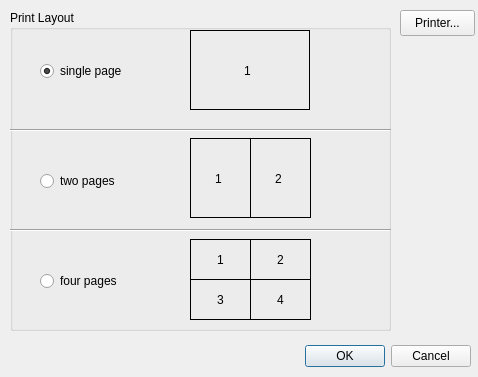
<ui version="4.0" >
 <class>printfsm</class>
 <widget class="QDialog" name="printfsm" >
  <property name="geometry" >
   <rect>
    <x>0</x>
    <y>0</y>
    <width>478</width>
    <height>377</height>
   </rect>
  </property>
  <property name="windowTitle" >
   <string>Print FSM</string>
  </property>
  <widget class="QDialogButtonBox" name="buttonBox" >
   <property name="geometry" >
    <rect>
     <x>130</x>
     <y>340</y>
     <width>341</width>
     <height>32</height>
    </rect>
   </property>
   <property name="orientation" >
    <enum>Qt::Horizontal</enum>
   </property>
   <property name="standardButtons" >
    <set>QDialogButtonBox::Cancel|QDialogButtonBox::NoButton|QDialogButtonBox::Ok</set>
   </property>
  </widget>
  <widget class="QGroupBox" name="groupBox" >
   <property name="geometry" >
    <rect>
     <x>10</x>
     <y>10</y>
     <width>381</width>
     <height>321</height>
    </rect>
   </property>
   <property name="title" >
    <string>Print Layout</string>
   </property>
   <widget class="QFrame" name="frame" >
    <property name="geometry" >
     <rect>
      <x>180</x>
      <y>20</y>
      <width>120</width>
      <height>80</height>
     </rect>
    </property>
    <property name="palette" >
     <palette>
      <active>
       <colorrole role="WindowText" >
        <brush brushstyle="SolidPattern" >
         <color alpha="255" >
          <red>0</red>
          <green>0</green>
          <blue>0</blue>
         </color>
        </brush>
       </colorrole>
       <colorrole role="Button" >
        <brush brushstyle="SolidPattern" >
         <color alpha="255" >
          <red>255</red>
          <green>255</green>
          <blue>255</blue>
         </color>
        </brush>
       </colorrole>
       <colorrole role="Light" >
        <brush brushstyle="SolidPattern" >
         <color alpha="255" >
          <red>255</red>
          <green>255</green>
          <blue>255</blue>
         </color>
        </brush>
       </colorrole>
       <colorrole role="Midlight" >
        <brush brushstyle="SolidPattern" >
         <color alpha="255" >
          <red>255</red>
          <green>255</green>
          <blue>255</blue>
         </color>
        </brush>
       </colorrole>
       <colorrole role="Dark" >
        <brush brushstyle="SolidPattern" >
         <color alpha="255" >
          <red>127</red>
          <green>127</green>
          <blue>127</blue>
         </color>
        </brush>
       </colorrole>
       <colorrole role="Mid" >
        <brush brushstyle="SolidPattern" >
         <color alpha="255" >
          <red>170</red>
          <green>170</green>
          <blue>170</blue>
         </color>
        </brush>
       </colorrole>
       <colorrole role="Text" >
        <brush brushstyle="SolidPattern" >
         <color alpha="255" >
          <red>0</red>
          <green>0</green>
          <blue>0</blue>
         </color>
        </brush>
       </colorrole>
       <colorrole role="BrightText" >
        <brush brushstyle="SolidPattern" >
         <color alpha="255" >
          <red>255</red>
          <green>255</green>
          <blue>255</blue>
         </color>
        </brush>
       </colorrole>
       <colorrole role="ButtonText" >
        <brush brushstyle="SolidPattern" >
         <color alpha="255" >
          <red>0</red>
          <green>0</green>
          <blue>0</blue>
         </color>
        </brush>
       </colorrole>
       <colorrole role="Base" >
        <brush brushstyle="SolidPattern" >
         <color alpha="255" >
          <red>255</red>
          <green>255</green>
          <blue>255</blue>
         </color>
        </brush>
       </colorrole>
       <colorrole role="Window" >
        <brush brushstyle="SolidPattern" >
         <color alpha="255" >
          <red>255</red>
          <green>255</green>
          <blue>255</blue>
         </color>
        </brush>
       </colorrole>
       <colorrole role="Shadow" >
        <brush brushstyle="SolidPattern" >
         <color alpha="255" >
          <red>0</red>
          <green>0</green>
          <blue>0</blue>
         </color>
        </brush>
       </colorrole>
       <colorrole role="AlternateBase" >
        <brush brushstyle="SolidPattern" >
         <color alpha="255" >
          <red>255</red>
          <green>255</green>
          <blue>255</blue>
         </color>
        </brush>
       </colorrole>
      </active>
      <inactive>
       <colorrole role="WindowText" >
        <brush brushstyle="SolidPattern" >
         <color alpha="255" >
          <red>0</red>
          <green>0</green>
          <blue>0</blue>
         </color>
        </brush>
       </colorrole>
       <colorrole role="Button" >
        <brush brushstyle="SolidPattern" >
         <color alpha="255" >
          <red>255</red>
          <green>255</green>
          <blue>255</blue>
         </color>
        </brush>
       </colorrole>
       <colorrole role="Light" >
        <brush brushstyle="SolidPattern" >
         <color alpha="255" >
          <red>255</red>
          <green>255</green>
          <blue>255</blue>
         </color>
        </brush>
       </colorrole>
       <colorrole role="Midlight" >
        <brush brushstyle="SolidPattern" >
         <color alpha="255" >
          <red>255</red>
          <green>255</green>
          <blue>255</blue>
         </color>
        </brush>
       </colorrole>
       <colorrole role="Dark" >
        <brush brushstyle="SolidPattern" >
         <color alpha="255" >
          <red>127</red>
          <green>127</green>
          <blue>127</blue>
         </color>
        </brush>
       </colorrole>
       <colorrole role="Mid" >
        <brush brushstyle="SolidPattern" >
         <color alpha="255" >
          <red>170</red>
          <green>170</green>
          <blue>170</blue>
         </color>
        </brush>
       </colorrole>
       <colorrole role="Text" >
        <brush brushstyle="SolidPattern" >
         <color alpha="255" >
          <red>0</red>
          <green>0</green>
          <blue>0</blue>
         </color>
        </brush>
       </colorrole>
       <colorrole role="BrightText" >
        <brush brushstyle="SolidPattern" >
         <color alpha="255" >
          <red>255</red>
          <green>255</green>
          <blue>255</blue>
         </color>
        </brush>
       </colorrole>
       <colorrole role="ButtonText" >
        <brush brushstyle="SolidPattern" >
         <color alpha="255" >
          <red>0</red>
          <green>0</green>
          <blue>0</blue>
         </color>
        </brush>
       </colorrole>
       <colorrole role="Base" >
        <brush brushstyle="SolidPattern" >
         <color alpha="255" >
          <red>255</red>
          <green>255</green>
          <blue>255</blue>
         </color>
        </brush>
       </colorrole>
       <colorrole role="Window" >
        <brush brushstyle="SolidPattern" >
         <color alpha="255" >
          <red>255</red>
          <green>255</green>
          <blue>255</blue>
         </color>
        </brush>
       </colorrole>
       <colorrole role="Shadow" >
        <brush brushstyle="SolidPattern" >
         <color alpha="255" >
          <red>0</red>
          <green>0</green>
          <blue>0</blue>
         </color>
        </brush>
       </colorrole>
       <colorrole role="AlternateBase" >
        <brush brushstyle="SolidPattern" >
         <color alpha="255" >
          <red>255</red>
          <green>255</green>
          <blue>255</blue>
         </color>
        </brush>
       </colorrole>
      </inactive>
      <disabled>
       <colorrole role="WindowText" >
        <brush brushstyle="SolidPattern" >
         <color alpha="255" >
          <red>127</red>
          <green>127</green>
          <blue>127</blue>
         </color>
        </brush>
       </colorrole>
       <colorrole role="Button" >
        <brush brushstyle="SolidPattern" >
         <color alpha="255" >
          <red>255</red>
          <green>255</green>
          <blue>255</blue>
         </color>
        </brush>
       </colorrole>
       <colorrole role="Light" >
        <brush brushstyle="SolidPattern" >
         <color alpha="255" >
          <red>255</red>
          <green>255</green>
          <blue>255</blue>
         </color>
        </brush>
       </colorrole>
       <colorrole role="Midlight" >
        <brush brushstyle="SolidPattern" >
         <color alpha="255" >
          <red>255</red>
          <green>255</green>
          <blue>255</blue>
         </color>
        </brush>
       </colorrole>
       <colorrole role="Dark" >
        <brush brushstyle="SolidPattern" >
         <color alpha="255" >
          <red>127</red>
          <green>127</green>
          <blue>127</blue>
         </color>
        </brush>
       </colorrole>
       <colorrole role="Mid" >
        <brush brushstyle="SolidPattern" >
         <color alpha="255" >
          <red>170</red>
          <green>170</green>
          <blue>170</blue>
         </color>
        </brush>
       </colorrole>
       <colorrole role="Text" >
        <brush brushstyle="SolidPattern" >
         <color alpha="255" >
          <red>127</red>
          <green>127</green>
          <blue>127</blue>
         </color>
        </brush>
       </colorrole>
       <colorrole role="BrightText" >
        <brush brushstyle="SolidPattern" >
         <color alpha="255" >
          <red>255</red>
          <green>255</green>
          <blue>255</blue>
         </color>
        </brush>
       </colorrole>
       <colorrole role="ButtonText" >
        <brush brushstyle="SolidPattern" >
         <color alpha="255" >
          <red>127</red>
          <green>127</green>
          <blue>127</blue>
         </color>
        </brush>
       </colorrole>
       <colorrole role="Base" >
        <brush brushstyle="SolidPattern" >
         <color alpha="255" >
          <red>255</red>
          <green>255</green>
          <blue>255</blue>
         </color>
        </brush>
       </colorrole>
       <colorrole role="Window" >
        <brush brushstyle="SolidPattern" >
         <color alpha="255" >
          <red>255</red>
          <green>255</green>
          <blue>255</blue>
         </color>
        </brush>
       </colorrole>
       <colorrole role="Shadow" >
        <brush brushstyle="SolidPattern" >
         <color alpha="255" >
          <red>0</red>
          <green>0</green>
          <blue>0</blue>
         </color>
        </brush>
       </colorrole>
       <colorrole role="AlternateBase" >
        <brush brushstyle="SolidPattern" >
         <color alpha="255" >
          <red>255</red>
          <green>255</green>
          <blue>255</blue>
         </color>
        </brush>
       </colorrole>
      </disabled>
     </palette>
    </property>
    <property name="autoFillBackground" >
     <bool>false</bool>
    </property>
    <property name="frameShape" >
     <enum>QFrame::Box</enum>
    </property>
    <property name="frameShadow" >
     <enum>QFrame::Plain</enum>
    </property>
    <widget class="QLabel" name="label" >
     <property name="geometry" >
      <rect>
       <x>2</x>
       <y>5</y>
       <width>111</width>
       <height>71</height>
      </rect>
     </property>
     <property name="palette" >
      <palette>
       <active>
        <colorrole role="WindowText" >
         <brush brushstyle="SolidPattern" >
          <color alpha="255" >
           <red>0</red>
           <green>0</green>
           <blue>0</blue>
          </color>
         </brush>
        </colorrole>
        <colorrole role="Button" >
         <brush brushstyle="SolidPattern" >
          <color alpha="255" >
           <red>255</red>
           <green>255</green>
           <blue>255</blue>
          </color>
         </brush>
        </colorrole>
        <colorrole role="Light" >
         <brush brushstyle="SolidPattern" >
          <color alpha="255" >
           <red>255</red>
           <green>255</green>
           <blue>255</blue>
          </color>
         </brush>
        </colorrole>
        <colorrole role="Midlight" >
         <brush brushstyle="SolidPattern" >
          <color alpha="255" >
           <red>255</red>
           <green>255</green>
           <blue>255</blue>
          </color>
         </brush>
        </colorrole>
        <colorrole role="Dark" >
         <brush brushstyle="SolidPattern" >
          <color alpha="255" >
           <red>127</red>
           <green>127</green>
           <blue>127</blue>
          </color>
         </brush>
        </colorrole>
        <colorrole role="Mid" >
         <brush brushstyle="SolidPattern" >
          <color alpha="255" >
           <red>170</red>
           <green>170</green>
           <blue>170</blue>
          </color>
         </brush>
        </colorrole>
        <colorrole role="Text" >
         <brush brushstyle="SolidPattern" >
          <color alpha="255" >
           <red>0</red>
           <green>0</green>
           <blue>0</blue>
          </color>
         </brush>
        </colorrole>
        <colorrole role="BrightText" >
         <brush brushstyle="SolidPattern" >
          <color alpha="255" >
           <red>255</red>
           <green>255</green>
           <blue>255</blue>
          </color>
         </brush>
        </colorrole>
        <colorrole role="ButtonText" >
         <brush brushstyle="SolidPattern" >
          <color alpha="255" >
           <red>0</red>
           <green>0</green>
           <blue>0</blue>
          </color>
         </brush>
        </colorrole>
        <colorrole role="Base" >
         <brush brushstyle="SolidPattern" >
          <color alpha="255" >
           <red>255</red>
           <green>255</green>
           <blue>255</blue>
          </color>
         </brush>
        </colorrole>
        <colorrole role="Window" >
         <brush brushstyle="SolidPattern" >
          <color alpha="255" >
           <red>255</red>
           <green>255</green>
           <blue>255</blue>
          </color>
         </brush>
        </colorrole>
        <colorrole role="Shadow" >
         <brush brushstyle="SolidPattern" >
          <color alpha="255" >
           <red>0</red>
           <green>0</green>
           <blue>0</blue>
          </color>
         </brush>
        </colorrole>
        <colorrole role="AlternateBase" >
         <brush brushstyle="SolidPattern" >
          <color alpha="255" >
           <red>255</red>
           <green>255</green>
           <blue>255</blue>
          </color>
         </brush>
        </colorrole>
       </active>
       <inactive>
        <colorrole role="WindowText" >
         <brush brushstyle="SolidPattern" >
          <color alpha="255" >
           <red>0</red>
           <green>0</green>
           <blue>0</blue>
          </color>
         </brush>
        </colorrole>
        <colorrole role="Button" >
         <brush brushstyle="SolidPattern" >
          <color alpha="255" >
           <red>255</red>
           <green>255</green>
           <blue>255</blue>
          </color>
         </brush>
        </colorrole>
        <colorrole role="Light" >
         <brush brushstyle="SolidPattern" >
          <color alpha="255" >
           <red>255</red>
           <green>255</green>
           <blue>255</blue>
          </color>
         </brush>
        </colorrole>
        <colorrole role="Midlight" >
         <brush brushstyle="SolidPattern" >
          <color alpha="255" >
           <red>255</red>
           <green>255</green>
           <blue>255</blue>
          </color>
         </brush>
        </colorrole>
        <colorrole role="Dark" >
         <brush brushstyle="SolidPattern" >
          <color alpha="255" >
           <red>127</red>
           <green>127</green>
           <blue>127</blue>
          </color>
         </brush>
        </colorrole>
        <colorrole role="Mid" >
         <brush brushstyle="SolidPattern" >
          <color alpha="255" >
           <red>170</red>
           <green>170</green>
           <blue>170</blue>
          </color>
         </brush>
        </colorrole>
        <colorrole role="Text" >
         <brush brushstyle="SolidPattern" >
          <color alpha="255" >
           <red>0</red>
           <green>0</green>
           <blue>0</blue>
          </color>
         </brush>
        </colorrole>
        <colorrole role="BrightText" >
         <brush brushstyle="SolidPattern" >
          <color alpha="255" >
           <red>255</red>
           <green>255</green>
           <blue>255</blue>
          </color>
         </brush>
        </colorrole>
        <colorrole role="ButtonText" >
         <brush brushstyle="SolidPattern" >
          <color alpha="255" >
           <red>0</red>
           <green>0</green>
           <blue>0</blue>
          </color>
         </brush>
        </colorrole>
        <colorrole role="Base" >
         <brush brushstyle="SolidPattern" >
          <color alpha="255" >
           <red>255</red>
           <green>255</green>
           <blue>255</blue>
          </color>
         </brush>
        </colorrole>
        <colorrole role="Window" >
         <brush brushstyle="SolidPattern" >
          <color alpha="255" >
           <red>255</red>
           <green>255</green>
           <blue>255</blue>
          </color>
         </brush>
        </colorrole>
        <colorrole role="Shadow" >
         <brush brushstyle="SolidPattern" >
          <color alpha="255" >
           <red>0</red>
           <green>0</green>
           <blue>0</blue>
          </color>
         </brush>
        </colorrole>
        <colorrole role="AlternateBase" >
         <brush brushstyle="SolidPattern" >
          <color alpha="255" >
           <red>255</red>
           <green>255</green>
           <blue>255</blue>
          </color>
         </brush>
        </colorrole>
       </inactive>
       <disabled>
        <colorrole role="WindowText" >
         <brush brushstyle="SolidPattern" >
          <color alpha="255" >
           <red>127</red>
           <green>127</green>
           <blue>127</blue>
          </color>
         </brush>
        </colorrole>
        <colorrole role="Button" >
         <brush brushstyle="SolidPattern" >
          <color alpha="255" >
           <red>255</red>
           <green>255</green>
           <blue>255</blue>
          </color>
         </brush>
        </colorrole>
        <colorrole role="Light" >
         <brush brushstyle="SolidPattern" >
          <color alpha="255" >
           <red>255</red>
           <green>255</green>
           <blue>255</blue>
          </color>
         </brush>
        </colorrole>
        <colorrole role="Midlight" >
         <brush brushstyle="SolidPattern" >
          <color alpha="255" >
           <red>255</red>
           <green>255</green>
           <blue>255</blue>
          </color>
         </brush>
        </colorrole>
        <colorrole role="Dark" >
         <brush brushstyle="SolidPattern" >
          <color alpha="255" >
           <red>127</red>
           <green>127</green>
           <blue>127</blue>
          </color>
         </brush>
        </colorrole>
        <colorrole role="Mid" >
         <brush brushstyle="SolidPattern" >
          <color alpha="255" >
           <red>170</red>
           <green>170</green>
           <blue>170</blue>
          </color>
         </brush>
        </colorrole>
        <colorrole role="Text" >
         <brush brushstyle="SolidPattern" >
          <color alpha="255" >
           <red>127</red>
           <green>127</green>
           <blue>127</blue>
          </color>
         </brush>
        </colorrole>
        <colorrole role="BrightText" >
         <brush brushstyle="SolidPattern" >
          <color alpha="255" >
           <red>255</red>
           <green>255</green>
           <blue>255</blue>
          </color>
         </brush>
        </colorrole>
        <colorrole role="ButtonText" >
         <brush brushstyle="SolidPattern" >
          <color alpha="255" >
           <red>127</red>
           <green>127</green>
           <blue>127</blue>
          </color>
         </brush>
        </colorrole>
        <colorrole role="Base" >
         <brush brushstyle="SolidPattern" >
          <color alpha="255" >
           <red>255</red>
           <green>255</green>
           <blue>255</blue>
          </color>
         </brush>
        </colorrole>
        <colorrole role="Window" >
         <brush brushstyle="SolidPattern" >
          <color alpha="255" >
           <red>255</red>
           <green>255</green>
           <blue>255</blue>
          </color>
         </brush>
        </colorrole>
        <colorrole role="Shadow" >
         <brush brushstyle="SolidPattern" >
          <color alpha="255" >
           <red>0</red>
           <green>0</green>
           <blue>0</blue>
          </color>
         </brush>
        </colorrole>
        <colorrole role="AlternateBase" >
         <brush brushstyle="SolidPattern" >
          <color alpha="255" >
           <red>255</red>
           <green>255</green>
           <blue>255</blue>
          </color>
         </brush>
        </colorrole>
       </disabled>
      </palette>
     </property>
     <property name="autoFillBackground" >
      <bool>false</bool>
     </property>
     <property name="frameShape" >
      <enum>QFrame::NoFrame</enum>
     </property>
     <property name="text" >
      <string>1</string>
     </property>
     <property name="alignment" >
      <set>Qt::AlignCenter</set>
     </property>
    </widget>
   </widget>
   <widget class="Line" name="line" >
    <property name="geometry" >
     <rect>
      <x>0</x>
      <y>110</y>
      <width>381</width>
      <height>20</height>
     </rect>
    </property>
    <property name="orientation" >
     <enum>Qt::Horizontal</enum>
    </property>
   </widget>
   <widget class="Line" name="line_2" >
    <property name="geometry" >
     <rect>
      <x>0</x>
      <y>210</y>
      <width>381</width>
      <height>20</height>
     </rect>
    </property>
    <property name="orientation" >
     <enum>Qt::Horizontal</enum>
    </property>
   </widget>
   <widget class="QFrame" name="frame_2" >
    <property name="geometry" >
     <rect>
      <x>180</x>
      <y>128</y>
      <width>61</width>
      <height>80</height>
     </rect>
    </property>
    <property name="palette" >
     <palette>
      <active/>
      <inactive/>
      <disabled/>
     </palette>
    </property>
    <property name="autoFillBackground" >
     <bool>false</bool>
    </property>
    <property name="frameShape" >
     <enum>QFrame::Box</enum>
    </property>
    <property name="frameShadow" >
     <enum>QFrame::Plain</enum>
    </property>
    <widget class="QLabel" name="label_2" >
     <property name="geometry" >
      <rect>
       <x>2</x>
       <y>5</y>
       <width>53</width>
       <height>71</height>
      </rect>
     </property>
     <property name="autoFillBackground" >
      <bool>false</bool>
     </property>
     <property name="text" >
      <string>1</string>
     </property>
     <property name="alignment" >
      <set>Qt::AlignCenter</set>
     </property>
    </widget>
   </widget>
   <widget class="QFrame" name="frame_3" >
    <property name="geometry" >
     <rect>
      <x>240</x>
      <y>128</y>
      <width>61</width>
      <height>80</height>
     </rect>
    </property>
    <property name="palette" >
     <palette>
      <active/>
      <inactive/>
      <disabled/>
     </palette>
    </property>
    <property name="autoFillBackground" >
     <bool>false</bool>
    </property>
    <property name="frameShape" >
     <enum>QFrame::Box</enum>
    </property>
    <property name="frameShadow" >
     <enum>QFrame::Plain</enum>
    </property>
    <widget class="QLabel" name="label_3" >
     <property name="geometry" >
      <rect>
       <x>2</x>
       <y>5</y>
       <width>53</width>
       <height>71</height>
      </rect>
     </property>
     <property name="text" >
      <string>2</string>
     </property>
     <property name="alignment" >
      <set>Qt::AlignCenter</set>
     </property>
    </widget>
   </widget>
   <widget class="QFrame" name="frame_10" >
    <property name="geometry" >
     <rect>
      <x>240</x>
      <y>269</y>
      <width>61</width>
      <height>41</height>
     </rect>
    </property>
    <property name="palette" >
     <palette>
      <active/>
      <inactive/>
      <disabled/>
     </palette>
    </property>
    <property name="autoFillBackground" >
     <bool>false</bool>
    </property>
    <property name="frameShape" >
     <enum>QFrame::Box</enum>
    </property>
    <property name="frameShadow" >
     <enum>QFrame::Plain</enum>
    </property>
    <widget class="QFrame" name="frame_11" >
     <property name="geometry" >
      <rect>
       <x>70</x>
       <y>0</y>
       <width>61</width>
       <height>41</height>
      </rect>
     </property>
     <property name="frameShape" >
      <enum>QFrame::StyledPanel</enum>
     </property>
     <property name="frameShadow" >
      <enum>QFrame::Raised</enum>
     </property>
    </widget>
    <widget class="QFrame" name="frame_12" >
     <property name="geometry" >
      <rect>
       <x>210</x>
       <y>290</y>
       <width>61</width>
       <height>41</height>
      </rect>
     </property>
     <property name="frameShape" >
      <enum>QFrame::StyledPanel</enum>
     </property>
     <property name="frameShadow" >
      <enum>QFrame::Raised</enum>
     </property>
     <widget class="QFrame" name="frame_13" >
      <property name="geometry" >
       <rect>
        <x>70</x>
        <y>0</y>
        <width>61</width>
        <height>41</height>
       </rect>
      </property>
      <property name="frameShape" >
       <enum>QFrame::StyledPanel</enum>
      </property>
      <property name="frameShadow" >
       <enum>QFrame::Raised</enum>
      </property>
     </widget>
    </widget>
    <widget class="QLabel" name="label_6" >
     <property name="geometry" >
      <rect>
       <x>0</x>
       <y>0</y>
       <width>61</width>
       <height>41</height>
      </rect>
     </property>
     <property name="autoFillBackground" >
      <bool>false</bool>
     </property>
     <property name="text" >
      <string>4</string>
     </property>
     <property name="alignment" >
      <set>Qt::AlignCenter</set>
     </property>
    </widget>
   </widget>
   <widget class="QFrame" name="frame_6" >
    <property name="geometry" >
     <rect>
      <x>180</x>
      <y>229</y>
      <width>61</width>
      <height>41</height>
     </rect>
    </property>
    <property name="palette" >
     <palette>
      <active/>
      <inactive/>
      <disabled/>
     </palette>
    </property>
    <property name="autoFillBackground" >
     <bool>false</bool>
    </property>
    <property name="frameShape" >
     <enum>QFrame::Box</enum>
    </property>
    <property name="frameShadow" >
     <enum>QFrame::Plain</enum>
    </property>
    <widget class="QLabel" name="label_4" >
     <property name="geometry" >
      <rect>
       <x>0</x>
       <y>0</y>
       <width>61</width>
       <height>41</height>
      </rect>
     </property>
     <property name="autoFillBackground" >
      <bool>false</bool>
     </property>
     <property name="text" >
      <string>1</string>
     </property>
     <property name="alignment" >
      <set>Qt::AlignCenter</set>
     </property>
    </widget>
   </widget>
   <widget class="QFrame" name="frame_4" >
    <property name="geometry" >
     <rect>
      <x>240</x>
      <y>229</y>
      <width>61</width>
      <height>41</height>
     </rect>
    </property>
    <property name="palette" >
     <palette>
      <active/>
      <inactive/>
      <disabled/>
     </palette>
    </property>
    <property name="autoFillBackground" >
     <bool>false</bool>
    </property>
    <property name="frameShape" >
     <enum>QFrame::Box</enum>
    </property>
    <property name="frameShadow" >
     <enum>QFrame::Plain</enum>
    </property>
    <widget class="QLabel" name="label_5" >
     <property name="geometry" >
      <rect>
       <x>0</x>
       <y>0</y>
       <width>61</width>
       <height>41</height>
      </rect>
     </property>
     <property name="autoFillBackground" >
      <bool>false</bool>
     </property>
     <property name="text" >
      <string>2</string>
     </property>
     <property name="alignment" >
      <set>Qt::AlignCenter</set>
     </property>
    </widget>
   </widget>
   <widget class="QFrame" name="frame_5" >
    <property name="geometry" >
     <rect>
      <x>180</x>
      <y>269</y>
      <width>61</width>
      <height>41</height>
     </rect>
    </property>
    <property name="palette" >
     <palette>
      <active/>
      <inactive/>
      <disabled/>
     </palette>
    </property>
    <property name="autoFillBackground" >
     <bool>false</bool>
    </property>
    <property name="frameShape" >
     <enum>QFrame::Box</enum>
    </property>
    <property name="frameShadow" >
     <enum>QFrame::Plain</enum>
    </property>
    <widget class="QFrame" name="frame_7" >
     <property name="geometry" >
      <rect>
       <x>70</x>
       <y>0</y>
       <width>61</width>
       <height>41</height>
      </rect>
     </property>
     <property name="frameShape" >
      <enum>QFrame::StyledPanel</enum>
     </property>
     <property name="frameShadow" >
      <enum>QFrame::Raised</enum>
     </property>
    </widget>
    <widget class="QFrame" name="frame_8" >
     <property name="geometry" >
      <rect>
       <x>210</x>
       <y>290</y>
       <width>61</width>
       <height>41</height>
      </rect>
     </property>
     <property name="frameShape" >
      <enum>QFrame::StyledPanel</enum>
     </property>
     <property name="frameShadow" >
      <enum>QFrame::Raised</enum>
     </property>
     <widget class="QFrame" name="frame_9" >
      <property name="geometry" >
       <rect>
        <x>70</x>
        <y>0</y>
        <width>61</width>
        <height>41</height>
       </rect>
      </property>
      <property name="frameShape" >
       <enum>QFrame::StyledPanel</enum>
      </property>
      <property name="frameShadow" >
       <enum>QFrame::Raised</enum>
      </property>
     </widget>
    </widget>
    <widget class="QLabel" name="label_7" >
     <property name="geometry" >
      <rect>
       <x>0</x>
       <y>0</y>
       <width>61</width>
       <height>41</height>
      </rect>
     </property>
     <property name="autoFillBackground" >
      <bool>false</bool>
     </property>
     <property name="text" >
      <string>3</string>
     </property>
     <property name="alignment" >
      <set>Qt::AlignCenter</set>
     </property>
    </widget>
   </widget>
   <widget class="QRadioButton" name="four" >
    <property name="geometry" >
     <rect>
      <x>30</x>
      <y>260</y>
      <width>92</width>
      <height>22</height>
     </rect>
    </property>
    <property name="text" >
     <string>four pages</string>
    </property>
   </widget>
   <widget class="QRadioButton" name="singlePage" >
    <property name="geometry" >
     <rect>
      <x>30</x>
      <y>50</y>
      <width>92</width>
      <height>22</height>
     </rect>
    </property>
    <property name="text" >
     <string>single page</string>
    </property>
    <property name="checked" >
     <bool>true</bool>
    </property>
   </widget>
   <widget class="QRadioButton" name="doublePage" >
    <property name="geometry" >
     <rect>
      <x>30</x>
      <y>160</y>
      <width>92</width>
      <height>22</height>
     </rect>
    </property>
    <property name="text" >
     <string>two pages</string>
    </property>
   </widget>
  </widget>
  <widget class="QPushButton" name="printerButton" >
   <property name="geometry" >
    <rect>
     <x>400</x>
     <y>10</y>
     <width>75</width>
     <height>26</height>
    </rect>
   </property>
   <property name="text" >
    <string>Printer...</string>
   </property>
  </widget>
 </widget>
 <resources>
  <include location="icons.qrc" />
 </resources>
 <connections>
  <connection>
   <sender>buttonBox</sender>
   <signal>accepted()</signal>
   <receiver>printfsm</receiver>
   <slot>accept()</slot>
   <hints>
    <hint type="sourcelabel" >
     <x>248</x>
     <y>254</y>
    </hint>
    <hint type="destinationlabel" >
     <x>157</x>
     <y>274</y>
    </hint>
   </hints>
  </connection>
  <connection>
   <sender>buttonBox</sender>
   <signal>rejected()</signal>
   <receiver>printfsm</receiver>
   <slot>reject()</slot>
   <hints>
    <hint type="sourcelabel" >
     <x>316</x>
     <y>260</y>
    </hint>
    <hint type="destinationlabel" >
     <x>286</x>
     <y>274</y>
    </hint>
   </hints>
  </connection>
 </connections>
</ui>
